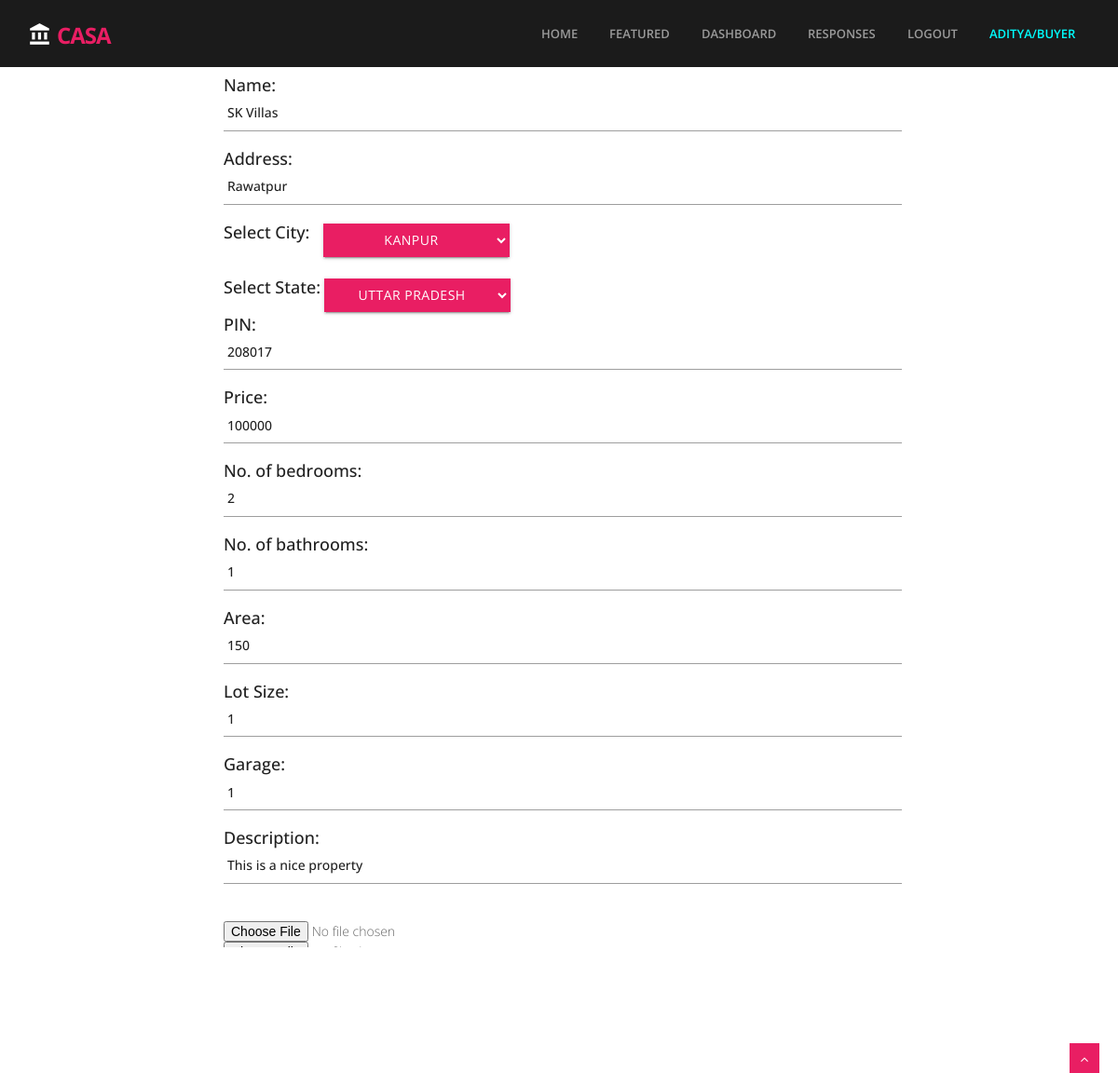
The page /property/update/1 (signed in) on the database its author committed.
### propertyapp/models.py (models this page shows)
class Property(models.Model):
    property_poster = models.ForeignKey(User, related_name='propertyposter', on_delete=models.CASCADE)
    property_title = models.CharField(max_length=20)
    property_address = models.CharField(max_length=20)
    property_city = models.CharField(max_length=20, choices=PROPERTY_CITY_CHOICES)
    property_states = models.CharField(max_length=20, choices=PROPERTY_STATE_CHOICES)
    property_pin = models.IntegerField(blank=False)
    property_price = models.IntegerField(blank=False)
    property_bedroom = models.IntegerField(blank=False)
    property_bathroom = models.IntegerField(blank=False)
    property_sq_feet = models.IntegerField(blank=False)
    property_lot_size = models.IntegerField(default=0)
    property_garage = models.IntegerField(default=0)
    property_listing_date = models.DateField(auto_now_add=True, editable=False)
    property_description = models.CharField(max_length=200)

class PropertyImages(models.Model):
    property_name = models.ForeignKey(Property, related_name='propertyname', on_delete=models.CASCADE)
    property_image = models.ImageField(upload_to='property/', default='property/default/blank_home.jpg')

### propertyapp/views.py (the view, shortened to what this page needs)
# urls.py: path('update/<int:pk>', UpdateProperty.as_view(), name='updateproperty')
class UpdateProperty(UpdateView):
    model = Property
    form_class = NewPropertyForm
    template_name = 'property_form.html'
    def get(self, request, *args, **kwargs):
        if self.request.session.get('logged_in', False):
            current_property = Property.objects.get(pk=self.get_object().id)
            current_user = User.objects.get(username=self.request.session.get('current_user'))
            if current_property.property_poster == current_user:
                return super().get(request, *args, **kwargs)
            else:
                logout(self.request)
                messages.add_message(self.request, messages.INFO, "Please login as seller to update/delete a property")
                return redirect('loginapp:check_login')
        else:
            messages.add_message(self.request, messages.INFO,
                                 "Not Logged In, Please login as seller to update/delete a property")
            return redirect('loginapp:check_login')
    def get_context_data(self,*args, **kwargs):
        current_property = Property.objects.get(pk=self.get_object().id)
        context = super(UpdateProperty, self).get_context_data(**kwargs)
        context['cities'] = ['Kanpur','New Delhi','Ghaziabad','Chandigarh']
        context['states'] = ['Uttar Pradesh', 'Delhi', 'Karnataka', 'Punjab']
        context['property_images'] = PropertyImages.objects.filter(property_name=current_property)
        return context

### propertyapp/forms.py (shortened to what this page needs)
class NewPropertyForm(ModelForm):
    class Meta:
        model = Property
        fields = [
            'property_title',
            'property_address',
            'property_pin',
            'property_price',
            'property_bedroom',
            'property_bathroom',
            'property_sq_feet',
            'property_lot_size',
            'property_garage',
            'property_description',
        ]

### propertyapp/templates/property_form.html (shortened to what this page needs)
<!DOCTYPE html>
{% include 'header_template.html' %}
{% load widget_tweaks %}
<html lang="en">
<head>
</head>
<body>
<form method="POST" enctype="multipart/form-data" style="margin-left:20%;margin-right:20%">
    <h4>
        Name: {% render_field form.property_title %}
    Address: {% render_field form.property_address %}
        Select City: <select name="select_city" style="width:200px;float:left;position:absolute;margin-left:15px" class="btn btn-secondary dropdown-toggle">
                {% for city in cities %}
                    <option value="{{city}}">{{city}}</option>
                {%endfor %}
        </select><br><br><br>
        Select State: <select name="select_state" style="width:200px;float:left;position:absolute;margin-left:4px" class="btn btn-secondary dropdown-toggle">
            {% for state in states %}
                    <option value="{{state}}">{{state}}</option>
            {% endfor %}
        </select><br><br>
    PIN: {% render_field form.property_pin %}
    Price: {% render_field form.property_price %}
    No. of bedrooms: {% render_field form.property_bedroom %}
    No. of bathrooms: {% render_field form.property_bathroom %}
    Area: {% render_field form.property_sq_feet %}
    Lot Size: {% render_field form.property_lot_size %}
        Garage: {% render_field form.property_garage %}
        Description: {% render_field form.property_description %}</h4>
{% for image in property_images %}
    <input type="file" name="images">
{% endfor %}
    <br>
    <br>
    <input type="submit" value="Update">
</form>
</body>
</html>

### propertyapp/templates/header_template.html (shortened to what this page needs)
{% load static %}
<link rel="stylesheet" href="{% static 'materialize/css/materialize.min.css' %}" media="screen,projection" />
<link href="{% static 'css/css_template/bootstrap.min.css' %}" rel="stylesheet" />
<link href="{% static 'css/css_template/fancybox/jquery.fancybox.css' %}" rel="stylesheet">
<link href="{% static 'css/css_template/flexslider.css' %}" rel="stylesheet" />
<link rel="stylesheet" type="text/css" href="{% static 'css/css_template/zoomslider.css' %}" />
<link href="{% static 'css/css_template/style.css' %}" rel="stylesheet" />
<a href="#" class="scrollup waves-effect waves-dark"><i class="fa fa-angle-up HillSide"></i></a>
<header>
        <div class="navbar navbar-default navbar-static-top">
            <div class="container">
                <div class="navbar-header">
                    <a class="navbar-brand" href="{% url 'propertyapp:showfeaturedpage' %}"><i class="icon-info-blocks material-icons">account_balance</i>Casa</a>
                </div>
                <div class="navbar-collapse collapse ">
                    <ul class="nav navbar-nav">
                        <li class="HillSide"><a class="waves-effect waves-dark" href="{% url 'propertyapp:showhomepage' %}">Home</a></li>
						<li><a class="waves-effect waves-dark" href="{% url 'propertyapp:showfeaturedpage' %}">Featured</a></li>
                        {% if request.session.logged_in %}
                            <li><a class="waves-effect waves-dark" href="{% url 'userdashboardapp:userdashboard' %}">
                                dashboard
                            </a></li>
                        {% if not request.session.is_seller %}
                        <li><a class="waves-effect waves-dark" href="{% url 'userdashboardapp:userqueryresponse' %}">
                                responses
                            </a></li>
                        {% endif %}
                            <li><a class="waves-effect waves-dark" href="{% url 'logoutapp' %}">Logout</a></li>
                            <li><a class="waves-effect waves-dark" style="pointer-events: none;cursor: default;color:aqua">
                                {% if request.session.is_seller %}
                                    {{request.session.user_first_name}}/Seller
                                {% else %}
                                    {{request.session.user_first_name}}/Buyer
                                {% endif %}
                            </a></li>
                        {% else %}
                            <li><a class="waves-effect waves-dark" href="{% url 'registerapp:buyerorseller' %}">Register</a></li>
                            <li><a class="waves-effect waves-dark" href="{% url 'loginapp:check_login' %}">Login</a></li>
                        {% endif %}
                    </ul>
                </div>
            </div>
        </div>
</header>

### static/css/css_template/style.css (style rules this page uses)
body { font-family:'Open Sans', Arial, sans-serif; font-weight:300; line-height:1.6em; color:#656565; font-size: 1.4em; background: #ffffff; }
a { color: #0a0a0a; text-decoration: none; }
h3, h4, h5, h6 { line-height:1.1em; color: #212121; margin-bottom: 20px; }
input, button, select, textarea { border-radius: 0px !important; }
header .navbar { margin-bottom: 0; }
.navbar-default { border: none; }
.navbar-brand { color: #222; text-transform: uppercase; font-size: 24px; font-weight: 700; line-height: 1em; letter-spacing: -1px; margin-top: 21px; padding: 0 0 0 15px; }
.navbar-default .navbar-brand { color: #e91e63;font-size: 24px;text-transform: uppercase; }
header .navbar-collapse ul.navbar-nav { float: right; margin-right: 0; }
header .navbar { min-height: 70px;padding: 18px 0;background: #1b1b1b; }
header .navbar { min-height: 62px; padding: 0; }
header .navbar-nav > li { padding-bottom: 12px; padding-top: 12px; padding: 0 !important; }
header .navbar-nav > li > a { margin-left: 2px; line-height: 40px; font-weight: 700; -webkit-transition: all .3s ease; -moz-transition: all .3s ease; -ms-transition: all .3s ease; -o-transition: all .3s ease; transition: all .3s ease; }
header ul.nav li { border:none; margin:0; }
header ul.nav li a { font-size: 13px; border:none; font-weight: 600; text-transform:uppercase; }
.navbar .nav > li > a { color: #9a9a9a; text-shadow: none; border: 1px solid rgba(255, 255, 255, 0) !important; }
.btn { text-align: center;color: #FFFFFF;background: #e91e63;border-color: #e91e63;width: 120px;border-radius: 0; }
.navbar-brand i { color: #ffffff; font-size: 26px; margin-right: 5px; position: relative; top: 3px; }
.scrollup { position:fixed; width:32px; height:32px; bottom:0px; right:20px; background: #e91e63; }
a.scrollup { outline:0; text-align: center; }
a.scrollup i { margin-top: 10px; color: #fff; }

### rows shown on the page
Property: property_title "SK Villas", property_address "Rawatpur", property_pin "208017", property_price "100000", property_bedroom "2", property_bathroom "1", property_sq_feet "150", property_lot_size "1", property_garage "1", property_description "This is a nice property"

### other values the page prints
{{ request.session.user_first_name }} "ADITYA"
form field select_city "Kanpur"
form field select_state "Uttar Pradesh"
